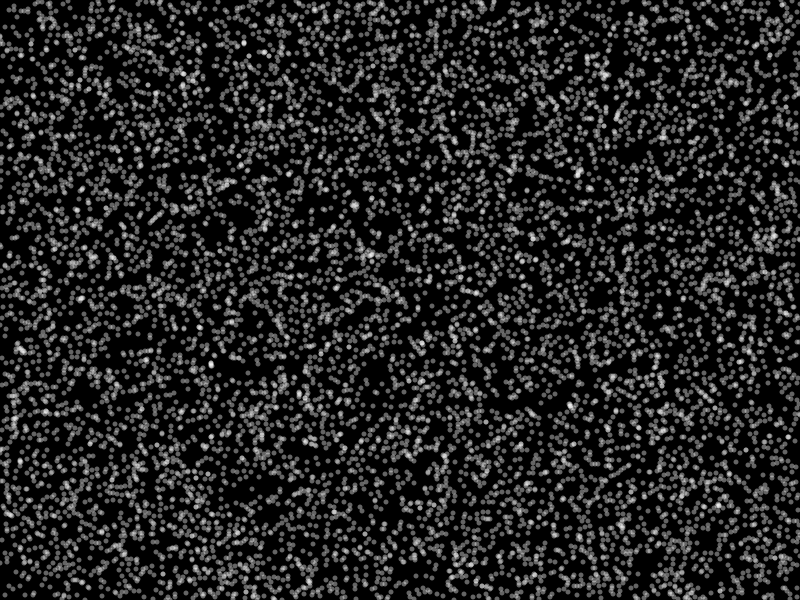
Frame 1 (no input)
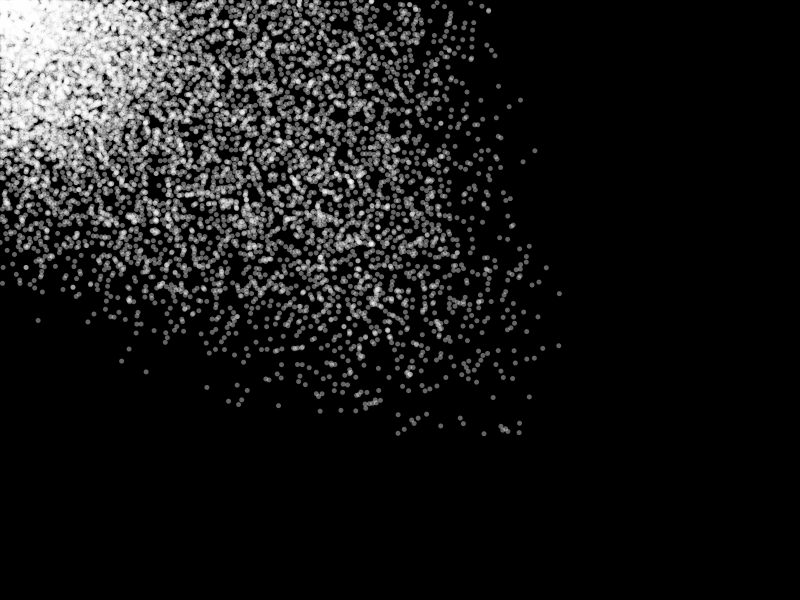
Frame 60 (the mouse pressed at the canvas centre just before this capture)
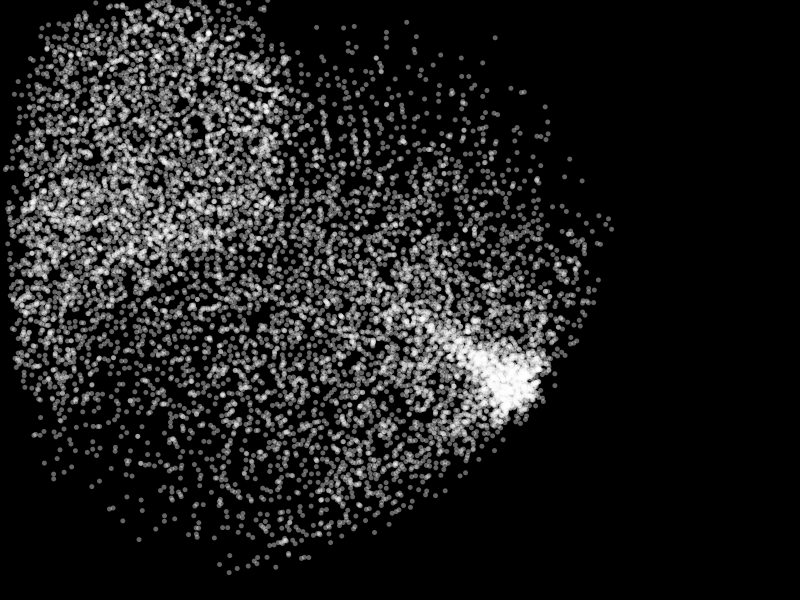
Frame 120 (the mouse held since frame 60 and released just before this capture)

The Processing sketch that drew these frames (run headless with seeded random() and noise(); from frame 60 on, the mouse is pressed at the canvas centre):

// Processing sketch: pop_particle
// ── pop_particle.pde
Particle[] particles = new Particle[10000];
Attractor a = new Attractor(0, 0);

void setup() {
  size(800, 600);

  for (int i = 0; i < particles.length; i++) {
    int pX = round(random(0, width));
    int pY = round(random(0, height));
    int vX = round(random(-2, 2));
    int vY = round(random(-2, 2));

    particles[i] = new Particle(pX, pY, vX, vY);
  }
}

void draw() {
  background(0);

  a.position.x = mouseX;
  a.position.y = mouseY;

  for (int i = 0; i < particles.length; i++) {
    particles[i].draw();
    a.attract(particles[i]);
    particles[i].update();
  }
}
// ── attractor.pde
class Attractor {
  PVector position = new PVector();
  float force = 1.0 / 4.0;

  Attractor(int pX, int pY) {
    position.x = pX;
    position.y = pY;
  }

  void attract(Particle p) {
    PVector delta  = PVector.sub(position, p.position);
    delta.normalize();
    delta.mult(force);
    p.velocity.add(delta);
    p.velocity.limit(10);
  }
}
// ── particle.pde
class Particle {
  PVector position = new PVector();
  PVector velocity = new PVector();
  int d = 5;

  Particle(int pX, int pY, int vX, int vY) {
    position.x = pX;
    position.y = pY;
    velocity.x = vX;
    velocity.y = vY;
  }

  void draw() {
    noStroke();
    fill(255, 100);
    ellipse(position.x, position.y, d, d);
  }

  void update() {
    position.add(velocity);

    if (position.x < 0) {
      position.x = -position.x;
      velocity.x = -velocity.x;
    }

    if (position.x > width) {
      position.x = width - (position.x - width);
      velocity.x = -velocity.x;
    }

    if (position.y < 0) {
      position.y = -position.y;
      velocity.y = -velocity.y;
    }

    if (position.y > height) {
      position.y = height - (position.y - height);
      velocity.y = -velocity.y;
    }
  }
}
